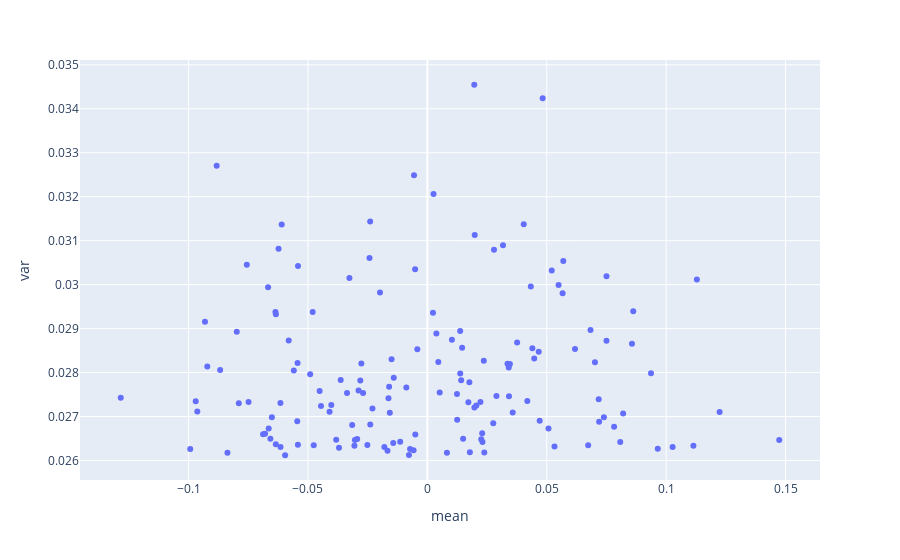

Notebook cell for this chart:
### Code cell
desc = pd.DataFrame(filtered).describe()
desc_array = desc.loc[['std', 'mean'],:].T
desc_array['var'] = desc.apply(lambda x: (x['std'] * x['std']))
px.scatter(desc_array, y='var', x='mean')

### Figure 1 — Plotly figure (JSON) as saved in the notebook; plotly's stock layout.template omitted (floating-point values rounded to 4 significant figures; data arrays with more than 128 entries replaced by an {"elided": "..."} marker saying what was removed)
{"data": [{"hovertemplate": "mean=%{x}<br>var=%{y}<extra></extra>", "legendgroup": "", "marker": {"color": "#636efa", "symbol": "circle"}, "mode": "markers", "name": "", "orientation": "v", "showlegend": false, "type": "scatter", "x": {"elided": "148 float values"}, "xaxis": "x", "y": {"elided": "148 float values"}, "yaxis": "y"}], "layout": {"legend": {"tracegroupgap": 0}, "margin": {"t": 60}, "xaxis": {"anchor": "y", "domain": [0, 1], "title": {"text": "mean"}}, "yaxis": {"anchor": "x", "domain": [0, 1], "title": {"text": "var"}}}}
